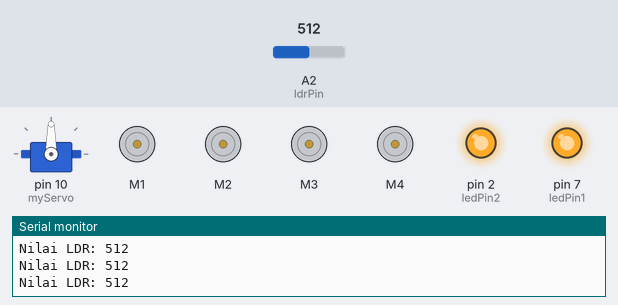
Simulated run of this sketch. Board: Arduino Uno, built with avr-gcc and run on an emulated ATmega328P. Parts: servo, 4 × DC motor (green arrow = forward, orange = backward, longer = faster), output pins drawn as LEDs (lit = HIGH), the last lines printed to the serial monitor. Dashed ring = blinking. The test bench sets the inputs (shaded band); at power-on: A2 (ldrPin) = 512.

Above: at 1.2 s.
1.3 s: A2 (ldrPin) set to 692
4.3 s: A2 (ldrPin) set to 711
At 5.2 s:
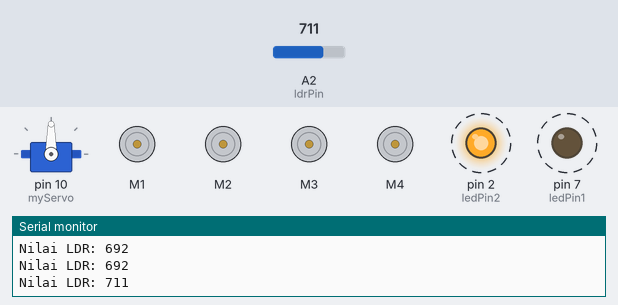
7.3 s: A2 (ldrPin) set to 690
At 8.4 s:
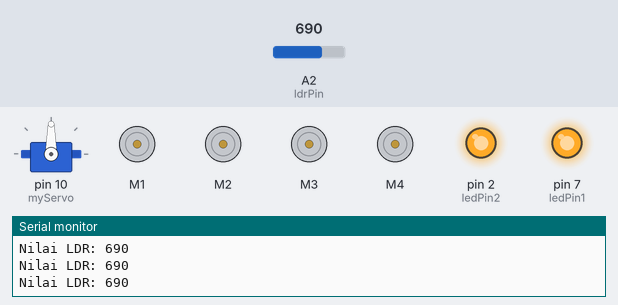
8.8 s: A2 (ldrPin) set to 710
At 9.2 s:
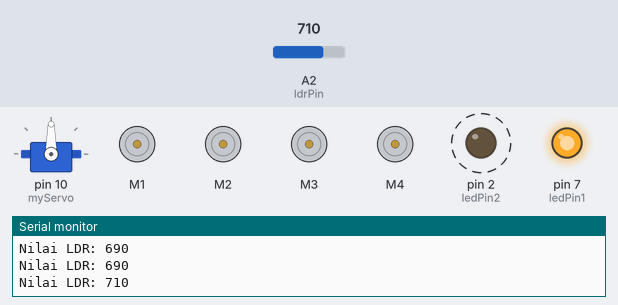
Timing chart, 0 to 12.8 s (numbered marks = the images above; inputs shaded):
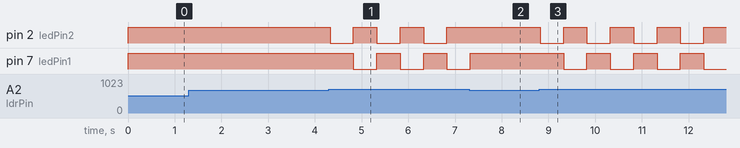

Measured:
- the behaviour switches between 699 and 700 on A2 (ldrPin) (found by bisection; images 0 and 1)
- after the input at 4.3 s, pin 2 (ledPin2): alternates HIGH for 0.50 s and LOW for 0.50 s, starting at once; pin 7 (ledPin1): alternates HIGH for 0.50 s and LOW for 0.50 s, starting after 0.53 s
- after the input at 7.3 s, pin 2 (ledPin2): stays HIGH (without the input it goes to LOW after 0.03 s); pin 7 (ledPin1): goes on until 7.3 s, then stays HIGH
- after the input at 8.8 s, pin 2 (ledPin2): alternates HIGH for 0.50 s and LOW for 0.50 s, starting at once; pin 7 (ledPin1): alternates HIGH for 0.50 s and LOW for 0.50 s, starting after 0.52 s

The sketch:

main.ino
```cpp
#include <Servo.h>
#include "NewPing.h"
#include "AFMotor.h"

Servo myServo;
int pos = 0;

#define TRIGGER_PIN A0
#define ECHO_PIN A1
#define MAX_DISTANCE 400
NewPing sonar(TRIGGER_PIN, ECHO_PIN, MAX_DISTANCE);

const int MOTOR_1 = 1;
const int MOTOR_2 = 2;
const int MOTOR_3 = 3;
const int MOTOR_4 = 4;

AF_DCMotor motor1(MOTOR_1, MOTOR12_64KHZ);
AF_DCMotor motor2(MOTOR_2, MOTOR12_64KHZ);
AF_DCMotor motor3(MOTOR_3, MOTOR12_64KHZ);
AF_DCMotor motor4(MOTOR_4, MOTOR12_64KHZ);

void servoSweep(int start, int end, int step);
long scanning();
void motorControl(int m1, int m2, int m3, int m4, int lama);
void berhenti();
void maju(int lama);
void mundur(int lama);
void kanan(int lama);
void kiri(int lama);


const int ldrPin = A2;    // Pin analog tempat LDR terhubung
const int ledPin1 = 7;    // Pin digital untuk LED pertama
const int ledPin2 = 2;    // Pin digital untuk LED kedua
const int threshold = 700; // Batas intensitas cahaya untuk LDR
int ldrValue;             // Variabel untuk menyimpan nilai LDR


void setup() {
  Serial.begin(9600);
  myServo.attach(10);

  motor1.setSpeed(150);
  motor2.setSpeed(150);
  motor3.setSpeed(150);
  motor4.setSpeed(150);

  pinMode(ledPin1, OUTPUT);     // Atur pin LED pertama sebagai output
  pinMode(ledPin2, OUTPUT);     // Atur pin LED kedua sebagai output
}

void loop() {
  ldrValue = analogRead(ldrPin);  // Baca nilai LDR (ADC conversion)
  Serial.print("Nilai LDR: ");
  Serial.println(ldrValue);      // Tampilkan nilai LDR di Serial Monitor

  if (ldrValue >= threshold) {
    // Jika cahaya cukup terang, LED berkedip seperti lampu sein
    digitalWrite(ledPin1, HIGH);
    digitalWrite(ledPin2, LOW);
    delay(500);                  // Tunggu 500 ms
    digitalWrite(ledPin1, LOW);
    digitalWrite(ledPin2, HIGH);
    delay(500);                  // Tunggu 500 ms
  } else {
    // Jika cahaya agak gelap, kedua LED menyala konstan
    digitalWrite(ledPin1, HIGH);
    digitalWrite(ledPin2, HIGH);
  }


  // long jarakDepan = scanning();

  // // Jika jarak depan kurang dari threshold, periksa kanan dan kiri
  // if (jarakDepan < 30) {
  //   servoSweep(30, 150, 1);  // Sweep ke kanan
  //   long jarakKanan = scanning();

  //   servoSweep(150, 30, -1);  // Sweep ke kiri
  //   long jarakKiri = scanning();

  //   // Pilih arah berdasarkan jarak
  //   if (jarakKanan > 30 && jarakKanan > jarakKiri) {
  //     kanan(1000);
  //   } else if (jarakKiri > 30) {
  //     kiri(1000);
  //   } else {
  //     mundur(1000);  // Jika kanan dan kiri tidak memungkinkan
  //   }
  // } else {
  //   maju(1000);  // Jika jalan depan aman
  // }
}

void servoSweep(int start, int end, int step) {
  for (pos = start; pos != end; pos += step) {
    myServo.write(pos);
    delay(15);
  }
}

long scanning() {
  long jarak = sonar.ping_cm();

  // Coba baca ulang jika hasil 0
  if (jarak == 0) {
    delay(50);  // Tunggu sebentar sebelum membaca ulang
    jarak = sonar.ping_cm();
  }

  // Jika tetap 0, anggap jarak maksimum
  if (jarak == 0) jarak = MAX_DISTANCE;

  return jarak;
}

void motorControl(int m1, int m2, int m3, int m4, int lama) {
  motor1.run(m1);
  motor2.run(m2);
  motor3.run(m3);
  motor4.run(m4);
  delay(lama);
  berhenti();
}

void berhenti() {
  motor1.run(RELEASE);
  motor2.run(RELEASE);
  motor3.run(RELEASE);
  motor4.run(RELEASE);
}

void maju(int lama) {
  motorControl(FORWARD, FORWARD, FORWARD, FORWARD, lama);
}

void mundur(int lama) {
  motorControl(BACKWARD, BACKWARD, BACKWARD, BACKWARD, lama);
}

void kanan(int lama) {
  motorControl(FORWARD, BACKWARD, FORWARD, BACKWARD, lama);
}

void kiri(int lama) {
  motorControl(BACKWARD, FORWARD, BACKWARD, FORWARD, lama);
}
```
